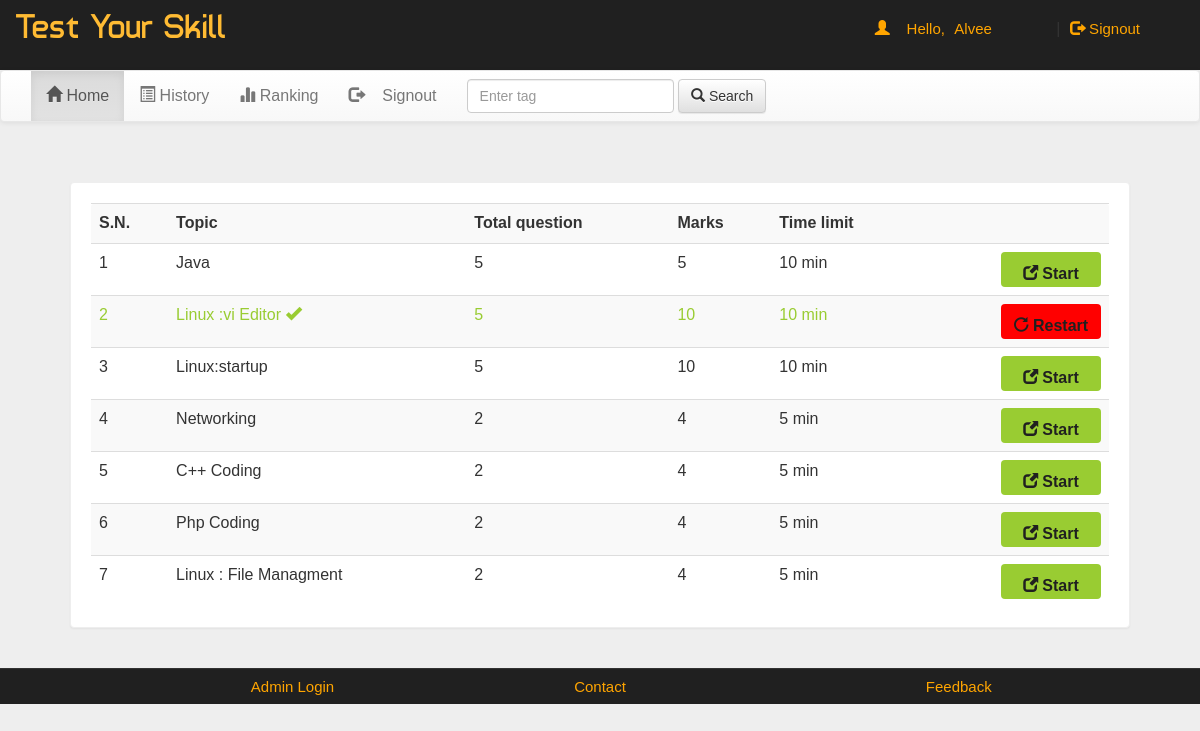
Screenshot of /account.php?q=1 (signed in) with the database file from the repository.
### tables this page shows
CREATE TABLE `quiz` (
  `eid` text NOT NULL,
  `title` varchar(100) NOT NULL,
  `sahi` int(11) NOT NULL,
  `wrong` int(11) NOT NULL,
  `total` int(11) NOT NULL,
  `time` bigint(20) NOT NULL,
  `intro` text NOT NULL,
  `tag` varchar(100) NOT NULL,
  `date` timestamp NOT NULL DEFAULT current_timestamp() ON UPDATE current_timestamp()
);

### account.php (the view, shortened to what this page needs)
<!DOCTYPE html PUBLIC "-//W3C//DTD XHTML 1.0 Transitional//EN" "http://www.w3.org/TR/xhtml1/DTD/xhtml1-transitional.dtd">
<html xmlns="http://www.w3.org/1999/xhtml">
<head>
<link  rel="stylesheet" href="css/bootstrap.min.css"/>
 <link  rel="stylesheet" href="css/bootstrap-theme.min.css"/>
 <link rel="stylesheet" href="css/main.css">
 <link  rel="stylesheet" href="css/font.css">
</head>
<body>
<div class="header">
<div class="row">
<div class="col-lg-6">
<span class="logo">Test Your Skill</span></div>
<div class="col-md-4 col-md-offset-2">
 <?php
 include_once 'dbConnection.php';
  if(!(isset($_SESSION['email']))){
header("location:index.php");
}
else
{
$name = $_SESSION['name'];
$email=$_SESSION['email'];
echo '<span class="pull-right top title1" ><span class="log1"><span class="glyphicon glyphicon-user" aria-hidden="true"></span>&nbsp;&nbsp;&nbsp;&nbsp;Hello,</span> <a href="account.php?q=1" class="log log1">'.$name.'</a>&nbsp;|&nbsp;<a href="logout.php?q=account.php" class="log"><span class="glyphicon glyphicon-log-out" aria-hidden="true"></span>&nbsp;Signout</button></a></span>';
}?>
</div>
</div></div>
<div class="bg">
<nav class="navbar navbar-default title1">
  <div class="container-fluid">
    <div class="collapse navbar-collapse" id="bs-example-navbar-collapse-1">
      <ul class="nav navbar-nav">
        <li <?php if(@$_GET['q']==1) echo'class="active"'; ?> ><a href="account.php?q=1"><span class="glyphicon glyphicon-home" aria-hidden="true"></span>&nbsp;Home<span class="sr-only">(current)</span></a></li>
        <li <?php if(@$_GET['q']==2) echo'class="active"'; ?>><a href="account.php?q=2"><span class="glyphicon glyphicon-list-alt" aria-hidden="true"></span>&nbsp;History</a></li>
		<li <?php if(@$_GET['q']==3) echo'class="active"'; ?>><a href="account.php?q=3"><span class="glyphicon glyphicon-stats" aria-hidden="true"></span>&nbsp;Ranking</a></li>
		<li class="pull-right"> <a href="logout.php?q=account.php"><span class="glyphicon glyphicon-log-out" aria-hidden="true"></span>&nbsp;&nbsp;&nbsp;&nbsp;Signout</a></li>
		</ul>
            <form class="navbar-form navbar-left" role="search">
        <div class="form-group">
          <input type="text" class="form-control" placeholder="Enter tag ">
        </div>
        <button type="submit" class="btn btn-default"><span class="glyphicon glyphicon-search" aria-hidden="true"></span>&nbsp;Search</button>
      </form>
      </div>
  </div>
</nav>
<div class="container">
<div class="row">
<div class="col-md-12">
<?php if(@$_GET['q']==1) {
$result = mysqli_query($con,"SELECT * FROM quiz ORDER BY date DESC") or die('Error');
echo  '<div class="panel"><div class="table-responsive"><table class="table table-striped title1">
<tr><td><b>S.N.</b></td><td><b>Topic</b></td><td><b>Total question</b></td><td><b>Marks</b></td><td><b>Time limit</b></td><td></td></tr>';
$c=1;
while($row = mysqli_fetch_array($result)) {
	$title = $row['title'];
	$total = $row['total'];
	$sahi = $row['sahi'];
    $time = $row['time'];
	$eid = $row['eid'];
$q12=mysqli_query($con,"SELECT score FROM history WHERE eid='$eid' AND email='$email'" )or die('Error98');
$rowcount=mysqli_num_rows($q12);
if($rowcount == 0){
	echo '<tr><td>'.$c++.'</td><td>'.$title.'</td><td>'.$total.'</td><td>'.$sahi*$total.'</td><td>'.$time.'&nbsp;min</td>
	<td><b><a href="account.php?q=quiz&step=2&eid='.$eid.'&n=1&t='.$total.'" class="pull-right btn sub1" style="margin:0px;background:#99cc32"><span class="glyphicon glyphicon-new-window" aria-hidden="true"></span>&nbsp;<span class="title1"><b>Start</b></span></a></b></td></tr>';
}
else
{
echo '<tr style="color:#99cc32"><td>'.$c++.'</td><td>'.$title.'&nbsp;<span title="This quiz is already solve by you" class="glyphicon glyphicon-ok" aria-hidden="true"></span></td><td>'.$total.'</td><td>'.$sahi*$total.'</td><td>'.$time.'&nbsp;min</td>
	<td><b><a href="update.php?q=quizre&step=25&eid='.$eid.'&n=1&t='.$total.'" class="pull-right btn sub1" style="margin:0px;background:red"><span class="glyphicon glyphicon-repeat" aria-hidden="true"></span>&nbsp;<span class="title1"><b>Restart</b></span></a></b></td></tr>';
}
}
echo '</table></div></div>';
}?>
</div></div></div></div>
<div class="row footer">
        <div class="col-md-2 box">
        </div>
        <div class="col-md-2 box">
            <a href="#" data-toggle="modal" data-target="#login">Admin Login</a></div>
        <div class="col-md-4 box">
            <a href="#" data-toggle="modal" data-target="#developers">Contact</a>
        </div>
        <div class="col-md-3 box">
        <a href="feedback.php" target="_blank">Feedback</a></div></div>
</body>
</html>

### css/main.css (style rules this page uses)
body { overflow-x:hidden; width:100%; font: 15px "Century Gothic", "Times Roman", sans-serif; background:#eee; min-height:550px; background-attachment:fixed; }
.bg { min-height:540px; }
.panel { border-color:#eee; margin:40px; padding:20px; font: 15px "Century Gothic", "Times Roman", sans-serif; }
.header { background:#202020; height:70px; }
.logo { font-family:'typo'; font-size:35px; color:#ffbb33; margin:15px; }
.title1 { font: 16px "Century Gothic", "Times Roman", sans-serif; }
.sub1 { width:90px; color:#202020; background:orange; font-size:15px; height:35px; margin:20px; padding:10px; width:100px; }
.footer { font-size:15px; text-align:center; border-top:1px solid; border-color:#323232; background-color:#202020; }
.footer a { margin:25px; color:orange; text-decoration:none; font: 15px "Century Gothic", "Times Roman", sans-serif; }
.box { padding:9px; }
.top { margin-top:20px; }
.log1 { font: 15px 'Ubuntu', sans-serif; color:orange; margin-left:10px; }
.log { margin:10px; margin-right:60px; margin-left:5px; color:orange; text-decoration:none; font-size:20px; font-size:15px; }

### rows the page displays
quiz: title "Java", total "5", $sahi*$total "5", time "10"
quiz: title "Linux :vi Editor", total "5", $sahi*$total "10", time "10"
quiz: title "Linux:startup", total "5", $sahi*$total "10", time "10"
quiz: title "Networking", total "2", $sahi*$total "4", time "5"
quiz: title "C++ Coding", total "2", $sahi*$total "4", time "5"
quiz: title "Php Coding", total "2", $sahi*$total "4", time "5"
quiz: title "Linux : File Managment", total "2", $sahi*$total "4", time "5"

### other values shown
$name "Alvee"
